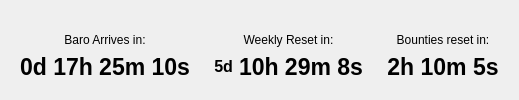
         <widget class="QWidget" name="GlobalTimers" native="true">
          <property name="sizePolicy">
           <sizepolicy hsizetype="Preferred" vsizetype="Preferred">
            <horstretch>0</horstretch>
            <verstretch>1</verstretch>
           </sizepolicy>
          </property>
          <layout class="QHBoxLayout" name="horizontalLayout">
           <item>
            <widget class="QWidget" name="BaroTimer" native="true">
             <property name="sizePolicy">
              <sizepolicy hsizetype="Preferred" vsizetype="Preferred">
               <horstretch>1</horstretch>
               <verstretch>0</verstretch>
              </sizepolicy>
             </property>
             <layout class="QVBoxLayout" name="verticalLayout_3">
              <item>
               <widget class="QLabel" name="BaroStateStr">
                <property name="text">
                 <string>Baro Arrives in:</string>
                </property>
                <property name="scaledContents">
                 <bool>false</bool>
                </property>
                <property name="alignment">
                 <set>Qt::AlignBottom|Qt::AlignHCenter</set>
                </property>
               </widget>
              </item>
              <item>
               <widget class="QLabel" name="BaroTimeStr">
                <property name="font">
                 <font>
                  <pointsize>17</pointsize>
                  <weight>75</weight>
                  <bold>true</bold>
                  <underline>false</underline>
                  <kerning>true</kerning>
                 </font>
                </property>
                <property name="text">
                 <string>0d 17h 25m 10s</string>
                </property>
                <property name="alignment">
                 <set>Qt::AlignCenter</set>
                </property>
               </widget>
              </item>
             </layout>
            </widget>
           </item>
           <item>
            <widget class="QWidget" name="WeeklyTimer" native="true">
             <property name="sizePolicy">
              <sizepolicy hsizetype="Preferred" vsizetype="Preferred">
               <horstretch>1</horstretch>
               <verstretch>0</verstretch>
              </sizepolicy>
             </property>
             <layout class="QGridLayout" name="gridLayout_2">
              <item row="1" column="0">
               <widget class="QLabel" name="WeeklyResetTimeDayStr">
                <property name="sizePolicy">
                 <sizepolicy hsizetype="Preferred" vsizetype="Preferred">
                  <horstretch>1</horstretch>
                  <verstretch>0</verstretch>
                 </sizepolicy>
                </property>
                <property name="font">
                 <font>
                  <pointsize>12</pointsize>
                  <weight>75</weight>
                  <bold>true</bold>
                 </font>
                </property>
                <property name="text">
                 <string>5d</string>
                </property>
                <property name="alignment">
                 <set>Qt::AlignRight|Qt::AlignTrailing|Qt::AlignVCenter</set>
                </property>
               </widget>
              </item>
              <item row="1" column="1">
               <widget class="QLabel" name="WeeklyResetTimeStr">
                <property name="sizePolicy">
                 <sizepolicy hsizetype="Preferred" vsizetype="Preferred">
                  <horstretch>2</horstretch>
                  <verstretch>0</verstretch>
                 </sizepolicy>
                </property>
                <property name="font">
                 <font>
                  <pointsize>17</pointsize>
                  <weight>75</weight>
                  <bold>true</bold>
                 </font>
                </property>
                <property name="text">
                 <string>10h 29m 8s</string>
                </property>
               </widget>
              </item>
              <item row="0" column="0" colspan="2">
               <widget class="QLabel" name="WeeklyResetTextStr">
                <property name="text">
                 <string>Weekly Reset in:</string>
                </property>
                <property name="alignment">
                 <set>Qt::AlignBottom|Qt::AlignHCenter</set>
                </property>
               </widget>
              </item>
             </layout>
            </widget>
           </item>
           <item>
            <widget class="QWidget" name="BountyTimer" native="true">
             <property name="sizePolicy">
              <sizepolicy hsizetype="Preferred" vsizetype="Preferred">
               <horstretch>1</horstretch>
               <verstretch>0</verstretch>
              </sizepolicy>
             </property>
             <layout class="QVBoxLayout" name="verticalLayout_4">
              <item>
               <widget class="QLabel" name="BountyStr">
                <property name="text">
                 <string>Bounties reset in:</string>
                </property>
                <property name="alignment">
                 <set>Qt::AlignBottom|Qt::AlignHCenter</set>
                </property>
               </widget>
              </item>
              <item>
               <widget class="QLabel" name="BountyTimeStr">
                <property name="font">
                 <font>
                  <pointsize>17</pointsize>
                  <weight>75</weight>
                  <bold>true</bold>
                 </font>
                </property>
                <property name="text">
                 <string>2h 10m 5s</string>
                </property>
                <property name="alignment">
                 <set>Qt::AlignCenter</set>
                </property>
               </widget>
              </item>
             </layout>
            </widget>
           </item>
          </layout>
         </widget>
